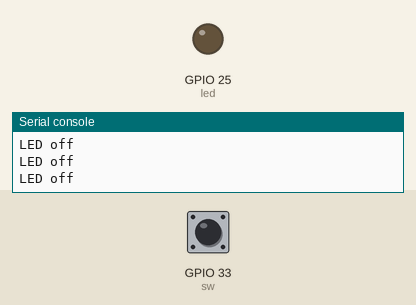
A program run on a simulated ESP32 board running MicroPython. Shown: output pins drawn as LEDs (lit = HIGH), the last lines printed to the serial console. Inputs (shaded band) come from the test bench; at power-on: GPIO 33 (sw) HIGH.

Above: at 1.2 s.
1.3 s: GPIO 33 (sw) pulled LOW for 0.15 s
At 2.0 s:
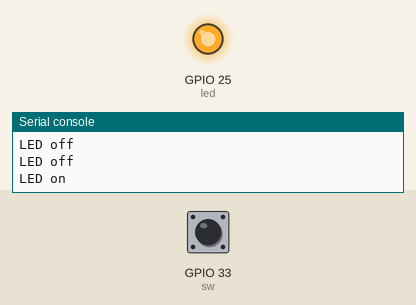
3.0 s: GPIO 33 (sw) pulled LOW for 1 s
At 4.4 s:
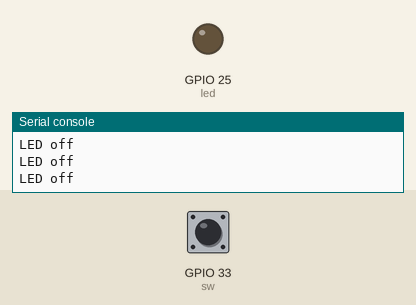
5.5 s: GPIO 33 (sw) pulled LOW for 3.2 s
At 6.3 s:
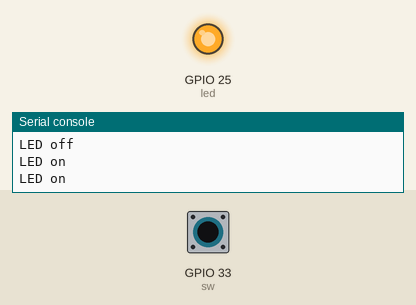
Timing chart, 0 to 8.5 s (numbered marks = the images above; inputs shaded):
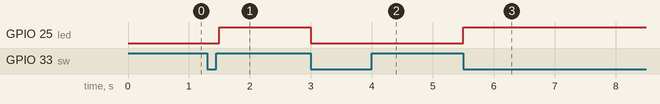

Measured:
- after the input at 1.3 s, GPIO 25 (led): LOW → HIGH after 0.20 s
- after the input at 3.0 s, GPIO 25 (led): HIGH → LOW at once
- after the input at 5.5 s, GPIO 25 (led): LOW → HIGH at once

The program:

list2.py
```python
#
#  list2
#  LED Toggle Sample (Interrupt Handler)
#
from  machine import Pin
import utime

led_sw_on = False   # LED toggle flag
last_switch_time = 0
CHATTER_MASK = 300  # ignore interrupt in 300msec

# interrupt handler
def sw_handler(sw):
    global led_sw_on
    global last_switch_time
    current_ms = utime.ticks_ms()
    if utime.ticks_diff(current_ms, last_switch_time) < CHATTER_MASK:
        pass
    else:
        led_sw_on = not led_sw_on
        last_switch_time = current_ms

sw = Pin(33, Pin.IN, Pin.PULL_UP)
sw.irq(handler=sw_handler, trigger=Pin.IRQ_FALLING)

led = Pin(25, Pin.OUT)
led.off()

# main loop
while True:
    if led_sw_on:
        print("LED on")   # for debug
        led.on()          # LED ON
    else:
        print("LED off")  # for debug
        led.off()         # LED OFF
    utime.sleep_ms(500)
```
